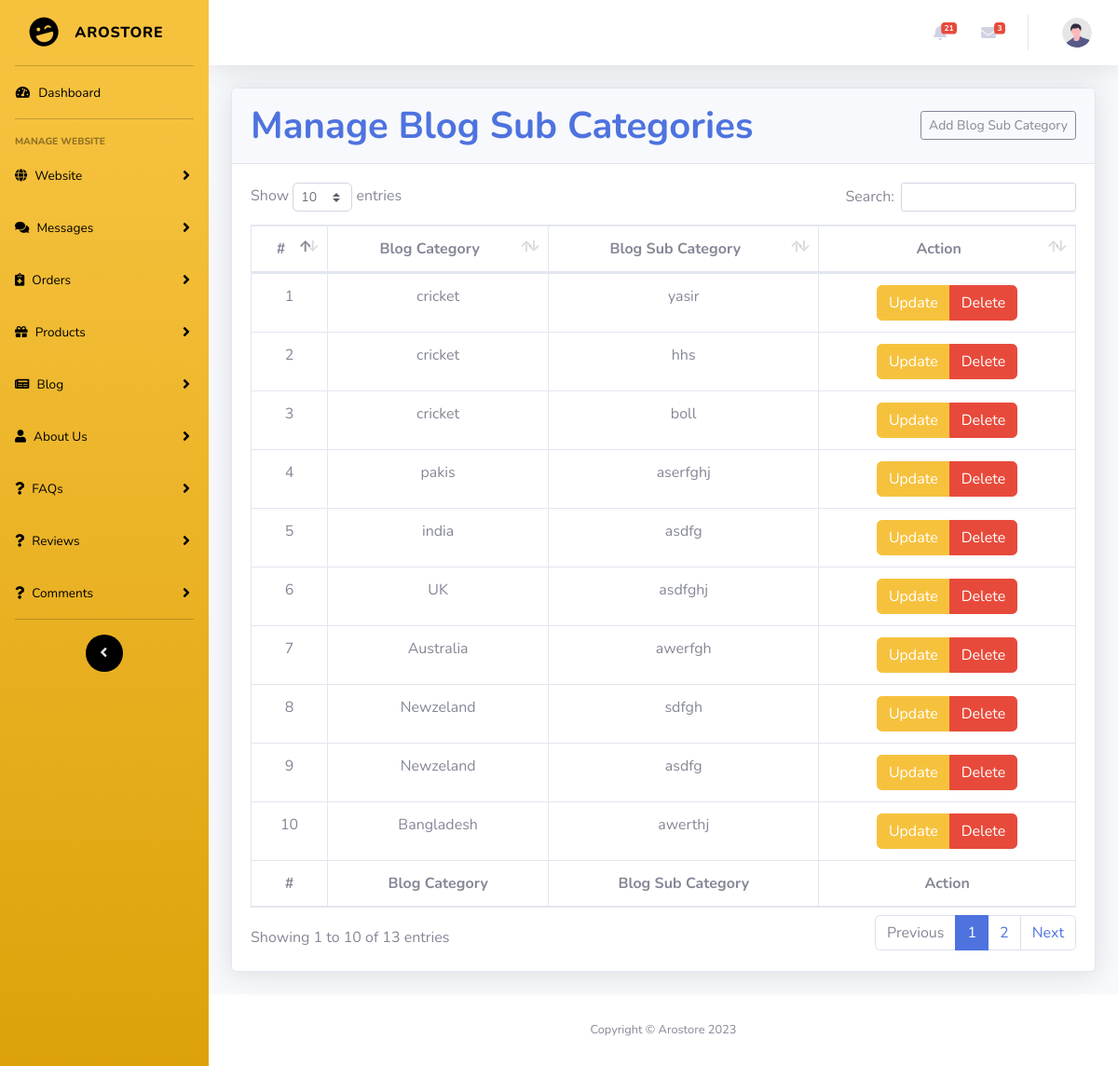
Page /admin/manage_blog_sub_cat.php (signed in) on the committed database.
### tables this page shows
CREATE TABLE `blog_sub_cat` (
  `blog_sub_cat_id` int(11) NOT NULL,
  `blog_cat_id` varchar(255) NOT NULL,
  `blog_sub_cat` varchar(255) NOT NULL
);

CREATE TABLE `blog_category` (
  `blog_cat_id` int(11) NOT NULL,
  `blog_cat` varchar(255) NOT NULL,
  `status` varchar(255) NOT NULL
);

### admin/manage_blog_sub_cat.php (the view, shortened to what this page needs)
<?php
include('include/connection.php');
$query  = "SELECT * FROM `blog_sub_cat`";
$data   = mysqli_query($conn,$query);
$serial = 0;
$sub_category = '';
while($row    = mysqli_fetch_array($data)){
    $serial = $serial + 1;
    $blog_subcatid    = $row['blog_sub_cat_id'];
    $blog_cat_id      = $row['blog_cat_id'];
    $blog_sub_cat     = $row['blog_sub_cat'];
$query1  = "SELECT * FROM `blog_category` WHERE blog_cat_id = '".$blog_cat_id."'";
$data1   = mysqli_query($conn,$query1);
$blog_category_name = '';
while($row1    = mysqli_fetch_array($data1)){
    $blog_category_name = $row1['blog_cat'];
}
    $sub_category .='<tr class="text-center" >
                <td>'.$serial.'</td>
                <td>'.$blog_category_name.'</td>
                <td>'.$blog_sub_cat.'</td>
                <td class="">
                <div class="btn-group">
                <a href="edit_sub_category.php?blog_sub_catid='.$blog_subcatid.'" class="btn btn-warning">Update</a>
                <a href="delete_sub_category.php?blog_sub_catid='.$blog_subcatid.'" class="btn btn-danger">Delete</a>
                </div>
                </td>
            </tr>';
}
?>
<!DOCTYPE html>
<html lang="en">
<head>
    <link href="vendor/fontawesome-free/css/all.min.css" rel="stylesheet" type="text/css">
    <link href="css/sb-admin-2.css" rel="stylesheet">
    <link href="vendor/datatables/dataTables.bootstrap4.min.css" rel="stylesheet">
</head>
<body id="page-top">
    <div id="wrapper">
       <?php include('include/side_baradd.php');?>
        <div id="content-wrapper" class="d-flex flex-column">
            <div id="content">
              <?php include('include/top_baradd.php');?>
                <div class="container-fluid">
                    <div class="card shadow mb-4">
                        <div class="card-header py-3">
                            <h1 class="m-0 font-weight-bold text-primary float-left">Manage Blog Sub Categories</h1>
                <a href="add_blog_sub_cat.php" type="button" class="btn btn-sm btn-outline-secondary mt-2 float-right">
                    Add Blog Sub Category
                </a>
                        </div>
                        <div class="card-body">
                            <div class="table-responsive">
                                <table class="table table-bordered" id="dataTable" width="100%" cellspacing="0">
                                    <thead class="text-center">
                                        <tr>
                                        <th scope="col">#</th>
                    <th scope="col">Blog Category</th>
                    <th>Blog Sub Category</th>
                    <th>Action</th>
                                        </tr>
                                    </thead>
                                    <tfoot class="text-center">
                                       <tr>
                                       <th scope="col">#</th>
                    <th scope="col">Blog Category</th>
                    <th>Blog Sub Category</th>
                    <th>Action</th>
                                        </tr>
                                    </tfoot>
                                    <tbody>
                                    <?php echo $sub_category; ?>
                                    </tbody>
                                </table>
                            </div>
                        </div>
                    </div>
                </div>
            </div>
            <?php include('include/footeradd.php');?>
</body>
</html>

### admin/include/top_baradd.php (style rules this page uses)
body { overflow-y: scroll; }

### rows in the picture
blog_sub_cat: blog_cat.blog_cat "cricket", blog_sub_cat "yasir"
blog_sub_cat: blog_cat.blog_cat "cricket", blog_sub_cat "hhs"
blog_sub_cat: blog_cat.blog_cat "cricket", blog_sub_cat "boll"
blog_sub_cat: blog_cat.blog_cat "pakis", blog_sub_cat "aserfghj"
blog_sub_cat: blog_cat.blog_cat "india", blog_sub_cat "asdfg"
blog_sub_cat: blog_cat.blog_cat "UK", blog_sub_cat "asdfghj"
blog_sub_cat: blog_cat.blog_cat "Australia", blog_sub_cat "awerfgh"
blog_sub_cat: blog_cat.blog_cat "Newzeland", blog_sub_cat "sdfgh"
blog_sub_cat: blog_cat.blog_cat "Newzeland", blog_sub_cat "asdfg"
blog_sub_cat: blog_cat.blog_cat "Bangladesh", blog_sub_cat "awerthj"

### other values in the picture
$pendinggg_oreder "21"
$message_unread "3"
